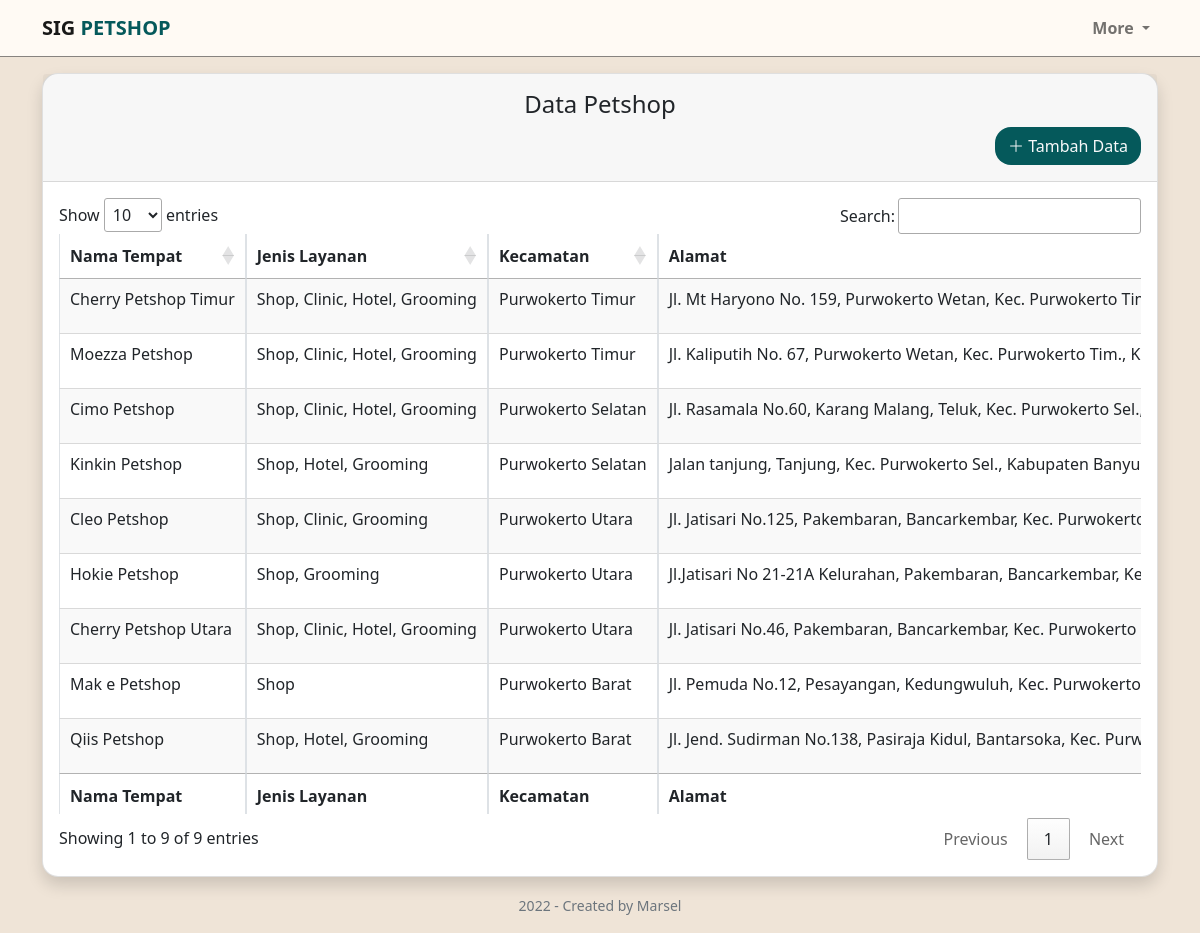
Screenshot of /admin/data-petshop.php (signed in) with the database file from the repository.
### tables this page shows
CREATE TABLE `lokasi` (
  `id_lokasi` int(2) NOT NULL,
  `nama` varchar(50) NOT NULL,
  `info` text NOT NULL,
  `alamat` text NOT NULL,
  `jadwal` text NOT NULL,
  `telp` varchar(20) NOT NULL,
  `layanan` varchar(255) NOT NULL,
  `id_kecamatan` int(2) NOT NULL,
  `id_kelurahan` int(2) NOT NULL,
  `lat` text NOT NULL,
  `lng` text NOT NULL,
  `id_admin` int(2) NOT NULL
);

CREATE TABLE `kecamatan` (
  `id_kecamatan` int(2) NOT NULL,
  `nama_kecamatan` varchar(50) NOT NULL
);

### admin/data-petshop.php (the view, shortened to what this page needs)
<?php
include "koneksi.php";
?>
<!DOCTYPE html>
<html lang="en">
  <head>
    <link href="https://cdn.jsdelivr.net/npm/bootstrap@5.1.3/dist/css/bootstrap.min.css" rel="stylesheet" />
    <link rel="stylesheet" href="https://cdn.datatables.net/1.12.0/css/jquery.dataTables.min.css" />
    <link rel="stylesheet" href="https://cdn.datatables.net/select/1.4.0/css/select.dataTables.min.css" />
    <link rel="stylesheet" href="https://cdn.jsdelivr.net/npm/bootstrap-icons@1.8.2/font/bootstrap-icons.css" />
    <link href="https://api.mapbox.com/mapbox-gl-js/v2.8.2/mapbox-gl.css" rel="stylesheet" />
    <link rel="stylesheet" href="style.css" />
  </head>
  <body>
    <section id="navbar">
      <nav class="navbar navbar-expand-lg navbar-light" style="background-color: #fffaf4">
        <div class="container">
          <a class="navbar-brand" href="dashboard.php">
            <strong>SIG <span style="color: #05595b">PETSHOP</span></strong>
          </a>
          <div class="collapse navbar-collapse justify-content-end" id="navbarTogglerDemo02">
            <ul class="navbar-nav mb-2 mb-lg-0">
              <li class="nav-item dropdown">
                <a class="nav-link dropdown-toggle" href="#" id="navbarDropdown" role="button" data-bs-toggle="dropdown" aria-expanded="false"> <strong>More</strong> </a>
              </li>
            </ul>
          </div>
        </div>
      </nav>
      <hr style="margin: 0px 0px; height: 1px; opacity: 0.5" />
    </section>
    <section id="table-data">
      <div class="table-data">
        <div class="container">
          <div class="card shadow">
            <div class="card-header py-3">
              <h4 class="text-center">Data Petshop</h4>
              <div class="d-flex justify-content-end">
                <a href="tambah-data.php" class="btn btn-block text-light" style="background-color: #05595b;"><i class="bi bi-plus-lg"></i> Tambah Data</a>
              </div>
            </div>
            <div class="card-body">
              <div class="table-responsive">
                <table class="table table-bordered display nowrap" id="dataTable" width="100%" cellspacing="0">
                  <thead>
                    <tr>
                      <th>Nama Tempat</th>
                      <th>Jenis Layanan</th>
                      <th>Kecamatan</th>
                      <th>Alamat</th>
                    </tr>
                  </thead>
                  <tbody>
                      <?php
                      $data = "SELECT l.id_lokasi, l.nama, l.alamat, l.layanan, k.nama_kecamatan
                        FROM lokasi l, kecamatan k WHERE l.id_kecamatan = k.id_kecamatan";
                      $query = mysqli_query($conn, $data);
                      while ($row = mysqli_fetch_assoc($query)) {
                        $id = $row['id_lokasi'];
                        $nama = $row['nama'];
                        $layanan = $row['layanan'];
                        $kecamatan = $row['nama_kecamatan'];
                        $alamat = $row['alamat'];
                        echo "
                        <tr>
                        <td>$id</td>
                        <td>$nama</td>
                        <td>$layanan</td>
                        <td>$kecamatan</td>
                        <td>$alamat</td>
                        <td><a class='btn btn-warning' href='edit-data.php?id=$id'>Ubah</a> <a class='btn btn-danger' href='#' onClick='confirm_modal(\"proses.php?p=hapus_lokasi&&id=$id\")'>Hapus</a></td>
                        </tr>";
                      }
                      ?>
                  </tbody>
                  <tfoot>
                    <tr>
                      <th>Nama Tempat</th>
                      <th>Jenis Layanan</th>
                      <th>Kecamatan</th>
                      <th>Alamat</th>
                    </tr>
                  </tfoot>
                </table>
              </div>
            </div>
          </div>
        </div>
      </div>
    </section>
    <section id="footer">
      <div class="py-3">
        <div class="container">
          <div class="row">
            <div class="col">
              <p class="text-secondary mb-0 text-center"><small>2022 - Created by Marsel</small></p>
            </div>
          </div>
        </div>
      </div>
    </section>
  </body>
</html>

### admin/style.css (style rules this page uses)
body { background-color: #efe4d7; }
.filter-and-map, .table-data, .tambah-data-form { margin-top: 1em; }
.card { border-radius: 1rem; }
.btn { border-radius: 1em; }

### rows the page displays
lokasi: nama "Cherry Petshop Timur", layanan "Shop, Clinic, Hotel, Grooming", id_kecamatan.nama_kecamatan "Purwokerto Timur", alamat "Jl. Mt Haryono No. 159, Purwokerto Wetan, Kec. Purwokerto…"
lokasi: nama "Moezza Petshop", layanan "Shop, Clinic, Hotel, Grooming", id_kecamatan.nama_kecamatan "Purwokerto Timur", alamat "Jl. Kaliputih No. 67, Purwokerto Wetan, Kec. Purwokerto Tim.,…"
lokasi: nama "Cimo Petshop", layanan "Shop, Clinic, Hotel, Grooming", id_kecamatan.nama_kecamatan "Purwokerto Selatan", alamat "Jl. Rasamala No.60, Karang Malang, Teluk, Kec. Purwokerto…"
lokasi: nama "Kinkin Petshop", layanan "Shop, Hotel, Grooming", id_kecamatan.nama_kecamatan "Purwokerto Selatan", alamat "Jalan tanjung, Tanjung, Kec. Purwokerto Sel., Kabupaten…"
lokasi: nama "Cleo Petshop", layanan "Shop, Clinic, Grooming", id_kecamatan.nama_kecamatan "Purwokerto Utara", alamat "Jl. Jatisari No.125, Pakembaran, Bancarkembar, Kec.…"
lokasi: nama "Hokie Petshop", layanan "Shop, Grooming", id_kecamatan.nama_kecamatan "Purwokerto Utara", alamat "Jl.Jatisari No 21-21A Kelurahan, Pakembaran, Bancarkembar,…"
lokasi: nama "Cherry Petshop Utara", layanan "Shop, Clinic, Hotel, Grooming", id_kecamatan.nama_kecamatan "Purwokerto Utara", alamat "Jl. Jatisari No.46, Pakembaran, Bancarkembar, Kec. Purwokerto…"
lokasi: nama "Mak e Petshop", layanan "Shop", id_kecamatan.nama_kecamatan "Purwokerto Barat", alamat "Jl. Pemuda No.12, Pesayangan, Kedungwuluh, Kec. Purwokerto…"
lokasi: nama "Qiis Petshop", layanan "Shop, Hotel, Grooming", id_kecamatan.nama_kecamatan "Purwokerto Barat", alamat "Jl. Jend. Sudirman No.138, Pasiraja Kidul, Bantarsoka, Kec.…"
